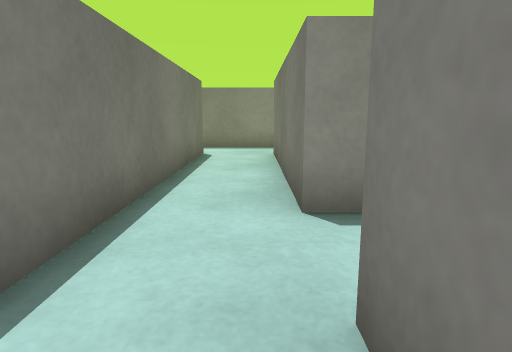
view 1 (above)

18 first-person views from a walk through a Unity game level. The camera is 0.51 m above the floor, tilts 10° down and sees 75° across. The floor is counted in squares, 0.5 m on a side. Each view is taken from the middle of a square. On the plan, view 1 faces up. The plan holds only what a view shows up to about 13 squares ahead; the rest is blank. Surface patterns are stand-ins for the level's own textures.

view 2
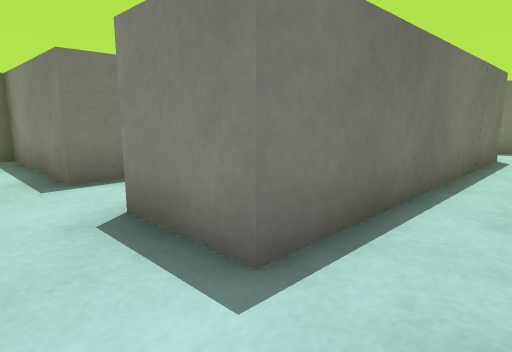

view 3
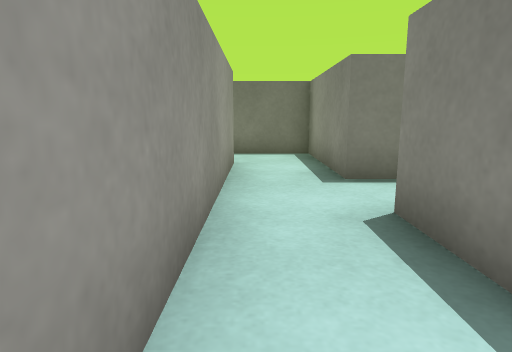

view 4
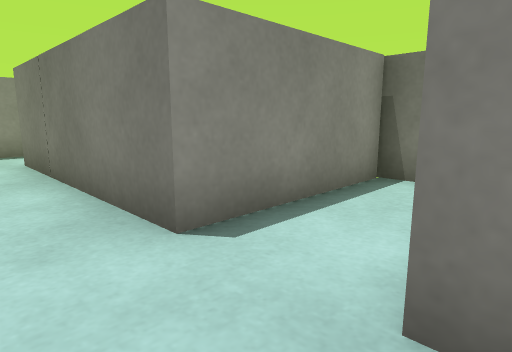

view 5
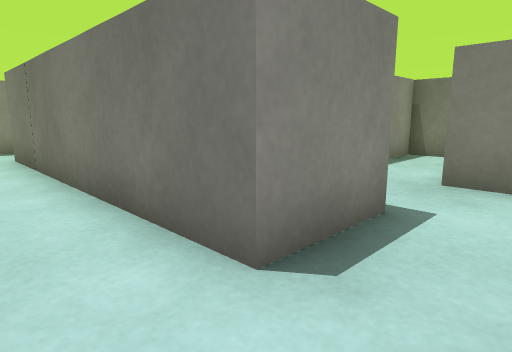

view 6
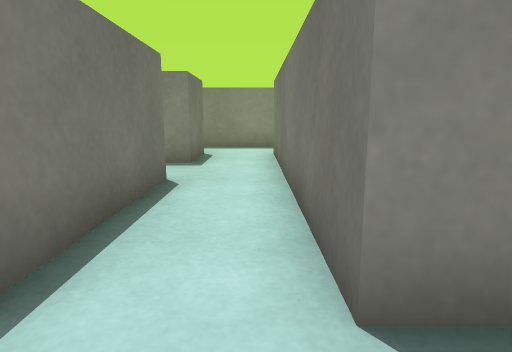

view 7
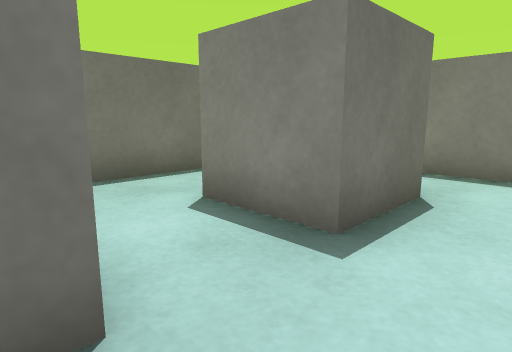

view 8
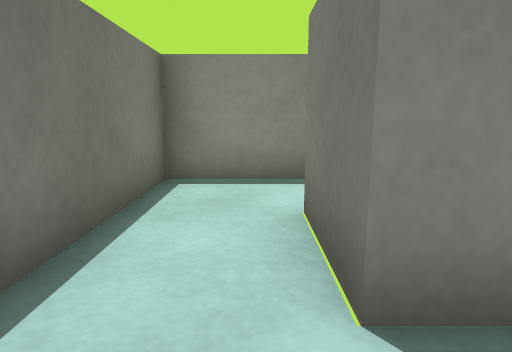

view 9
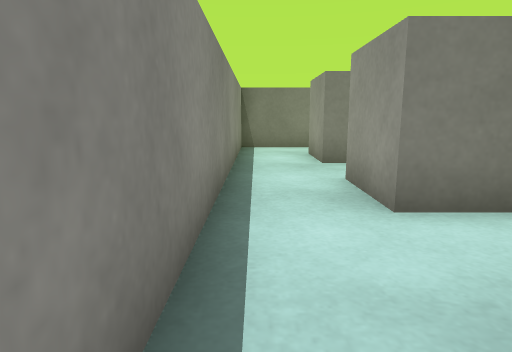

view 10
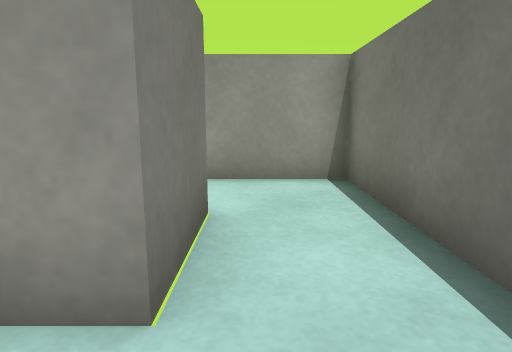

view 11
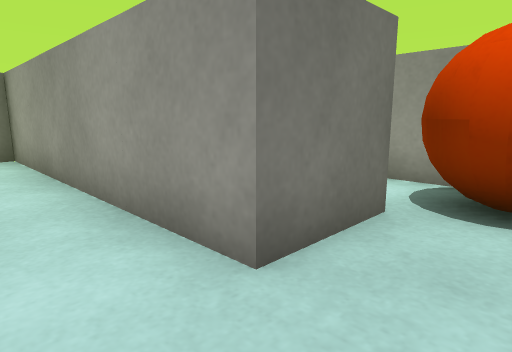

view 12
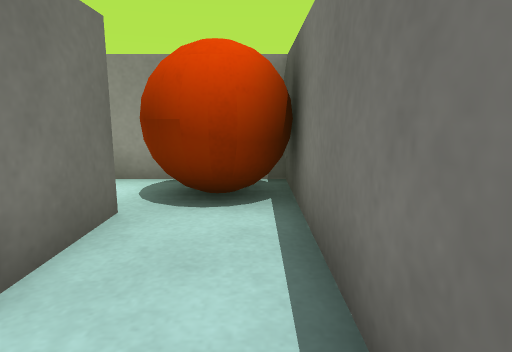

view 13
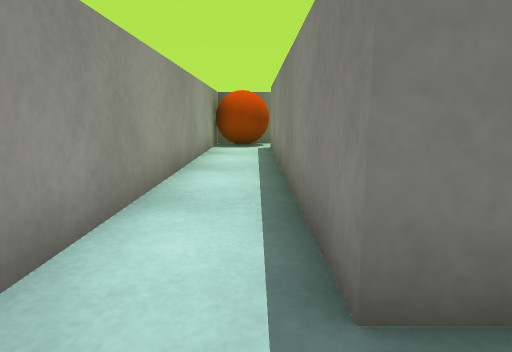

view 14
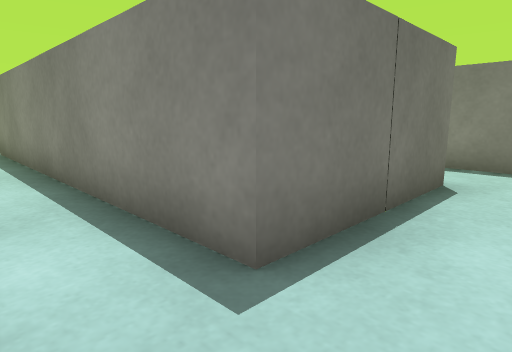

view 15
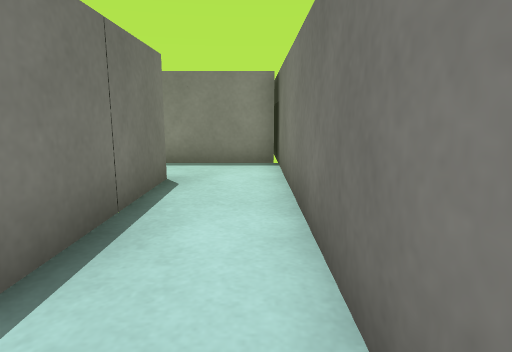

view 16
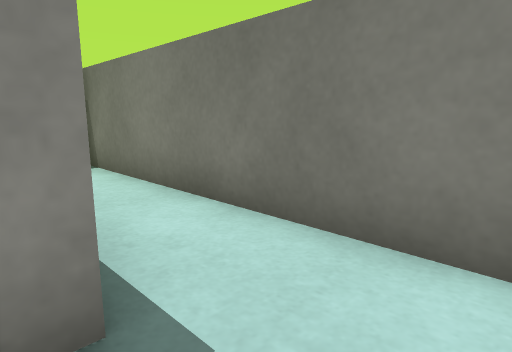

view 17
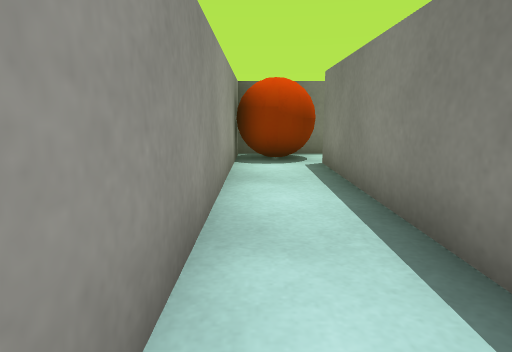

view 18
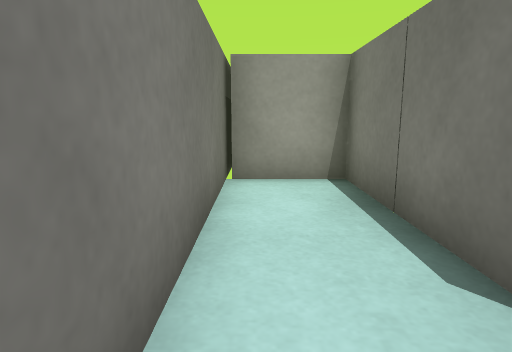

### Floor plan
Points are (right, up) in squares from view 1. A wall is a line through its corners. A room is listed if a view was taken in it or the views show most of it. See-through windows are left out.
Room 1 (views 1, 2, 3, 4)
walls: (-3.5, 9.5) (-1.5, 9.5) (-1.5, 1.5) (-3.5, 1.5); (2.5, 3.5) (0.5, 3.5) (0.5, 9.5) (2.5, 9.5); (2.5, 11.5) (-3.5, 11.5); (-3.5, -0.5) (0.5, -0.5) (0.5, 1.6)
ways out: opening at (-2.5, 0.5) to room 2; opening at (-2.5, 10.5) to room 2; opening at (1.5, 2.5) to room 4; opening at (1.5, 10.5) to room 5
Room 2 (views 5, 6, 7, 8, 9, 10)
walls: (-5.5, 5.6) (-5.5, 1.5) (-7.5, 1.5); (-5.5, 9.6) (-5.5, 7.5) (-7.5, 7.5) (-7.5, 9.5) (-6.8, 9.5); (-3.5, 1.5) (-3.5, 9.5); (-3.5, 11.5) (-9.5, 11.5) (-9.5, 5.5) (-7.1, 5.5); (-7.5, -0.5) (-3.5, -0.5)
ways out: opening at (-2.5, 0.5) to room 1; opening at (-2.5, 10.5) to room 1; opening at (-6.5, 0.5) to room 3
Room 3 (views 11, 12)
walls: (-6.5, -2.5) (-7.5, -2.5) (-7.5, -0.5); (-7.5, 1.5) (-9.5, 1.5) (-9.5, -4.5) (-6.5, -4.5)
ways out: opening at (-6.5, 0.5) to room 2; opening at (-7, -4) to room 4
objects: ball (-9, -4) to (-8, -3)
Room 4 (views 13, 14, 15, 16, 17)
walls: (4.5, -3.8) (4.5, 4.6); (2.5, 1.6) (2.5, -2.5) (-6.5, -2.5); (4.5, 3.5) (2.5, 3.5); (-6.5, -4.5) (2.2, -4.5)
ways out: opening at (1.5, 2.5) to room 1; opening at (-7, -4) to room 3
Room 5 (view 18)
walls: (2.5, 9.2) (2.5, 5.5) (4.5, 5.5); (4.5, 4.6) (4.5, 11.5) (2.5, 11.5)
ways out: opening at (1.5, 10.5) to room 1

Positions as (right, up) in squares from view 1, and headings:
1: (0, 0), facing up
2: (0, 0), facing up-left
3: (0, 0), facing left
4: (-1, 1), facing up-right
5: (-5, 0), facing up-right
6: (-4, 0), facing up
7: (-4, 5), facing up-left
8: (-8, 6), facing up
9: (-7, 11), facing right
10: (-8, 11), facing down
11: (-9, 1), facing down-right
12: (-9, 1), facing down
13: (4, -3), facing left
14: (4, -4), facing up-left
15: (4, -4), facing up
16: (2, -4), facing up-right
17: (0, -4), facing left
18: (4, 11), facing down
